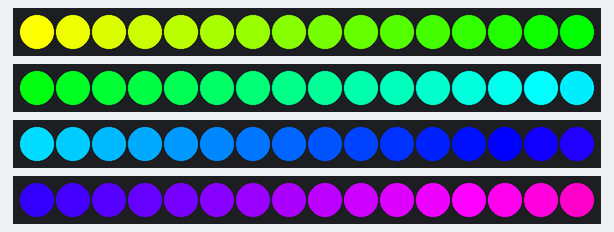
Bench run of a program on a simulated Raspberry Pi (BCM pin numbers). Shown: 4 × 16 RGB LEDs in strip order, left to right. The clock reads 2024-03-15 10:24:30 at power-on unless the program sets it.

Above: at 0.15 s.
At 5.08 s:
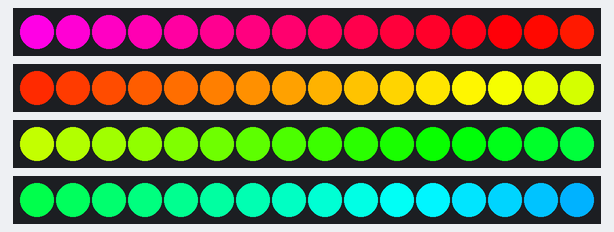
At 10.01 s:
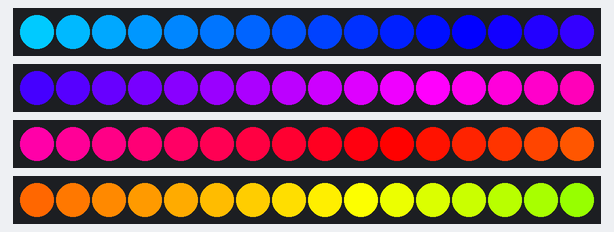
At 19.87 s:
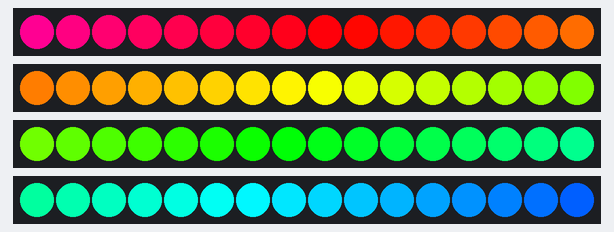
At 29.73 s:
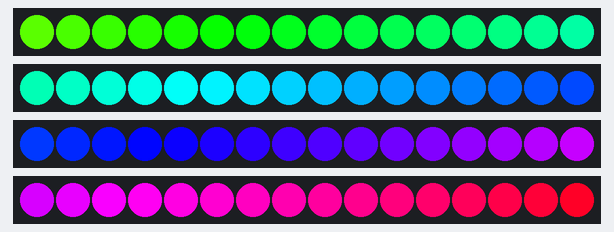
At 39.6 s:
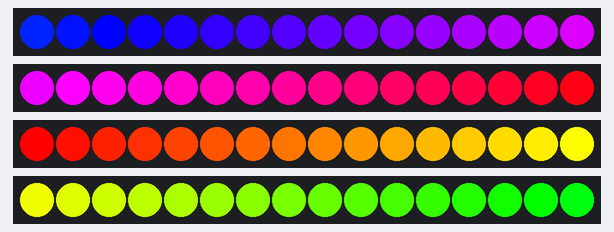

The program:

mote-demo.py
```python
#!/usr/bin/env python

import time
from colorsys import hsv_to_rgb

from mote import Mote

mote = Mote()

mote.configure_channel(1, 16, False)
mote.configure_channel(2, 16, False)
mote.configure_channel(3, 16, False)
mote.configure_channel(4, 16, False)

try:
    while True:
        h = time.time() * 50
        for channel in range(4):
            for pixel in range(16):
                hue = (h + (channel * 64) + (pixel * 4)) % 360
                r, g, b = [int(c * 255) for c in hsv_to_rgb(hue/360.0, 1.0, 1.0)]
                mote.set_pixel(channel + 1, pixel, r, g, b)
        mote.show()
        time.sleep(0.01)

except KeyboardInterrupt:
    mote.clear()
    mote.show()
```
